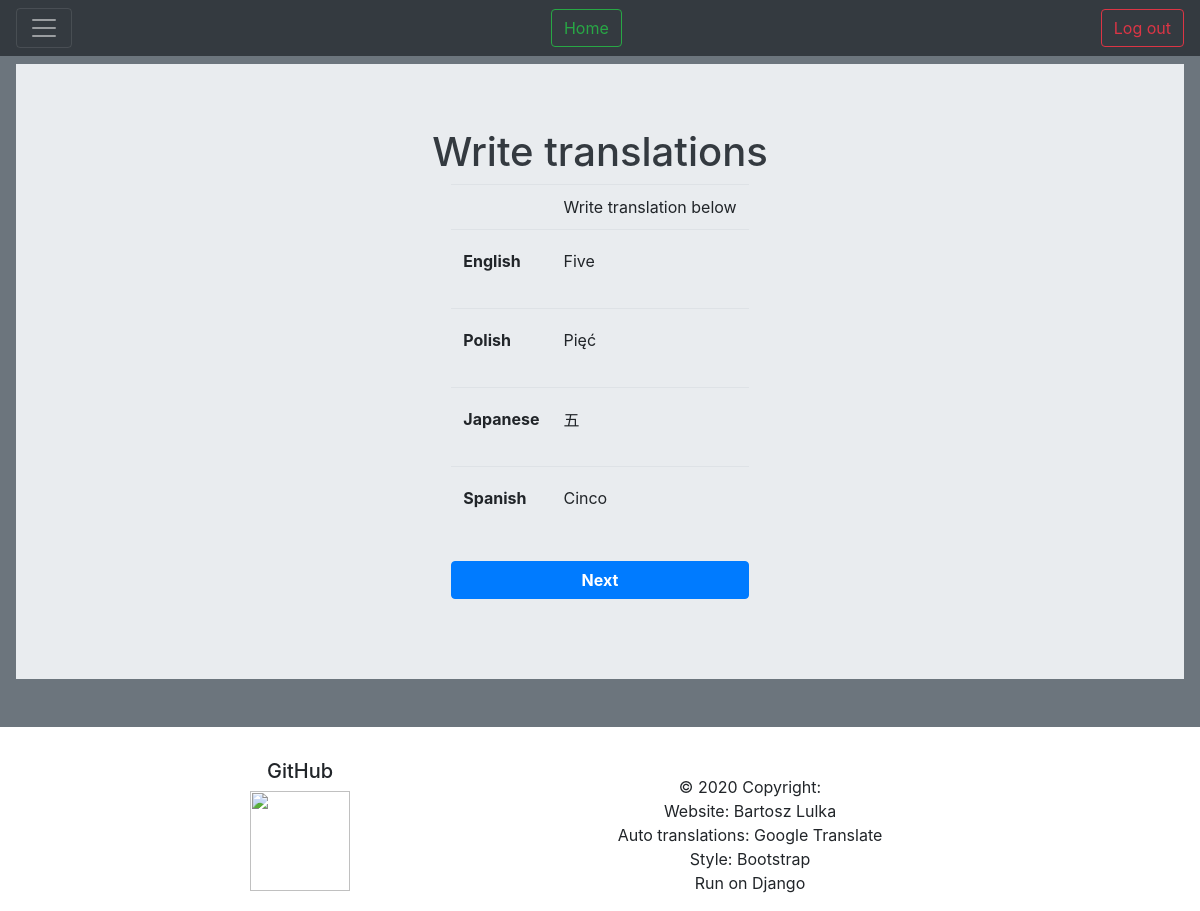
The app's page /cards/learn/write/57/ (signed in) with its own data.
### Cards/models.py (models this page shows, shortened)
class Card(models.Model):
    multi_card = models.ForeignKey(MultiCard, on_delete=models.CASCADE)
    cards_folder = models.ForeignKey(CardFolder, on_delete=models.CASCADE)
    language = models.CharField(max_length=5, choices=langcodes.LangCodes, default="en")
    main = models.CharField(max_length=50)
    automated = models.BooleanField(default=False)
    score = models.SmallIntegerField(default=0)
    pronunciation = models.CharField(max_length=200, blank=True, default=False, null=True)
    synonyms = models.CharField(max_length=50, blank=True)
    comment = models.CharField(max_length=400, blank=True)
    rating = models.SmallIntegerField(default=0)
    mastered = models.BooleanField(default=False)
    priority = models.SmallIntegerField(default=0)
    show_answer = models.BooleanField(default=True)

### Cards/learn.py (the view, shortened to what this page needs)
# urls.py: path('learn/write/<int:set_id>/', learn.write, name='write'),
@login_required
def write(request, set_id):
    folder = get_object_or_404(CardFolder, id=set_id)
    if folder.user != request.user:
        return render(request, 'Cards/no_access.html')
    langs = folder.get_langs()
    lang_keys = folder.get_langs(item='key')
    lang_full = folder.get_langs(item='value')
    length = len(langs)
    context = {
        'previous': False,
        'folder': folder,
        "length": length,
        "langs": langs,
        'width': 94 / length,
        'lang_full': lang_full,
    }
    m_cards = MultiCard.objects.filter(cards_folder=folder, mastered=False).order_by('priority', 'score')
    if context['previous']:
        m_cards = m_cards.exclude(id=context['previous'])
    m_card = m_cards.first()
    if m_card is None:
        return render(request, 'Cards/learn/no_cards_to_learn.html', context)
    current_cards = []
    any_answer_show = False
    for lang_key in lang_keys:
        card = Card.objects.get(multi_card=m_card, language=lang_key)
        current_cards.append(card)
        if card.show_answer:
            any_answer_show = True
    if not any_answer_show:
        show = rd.choice(current_cards)
        show.show_answer = True
        show.save()
    context['multicard_id'] = m_card.id
    context['current_cards'] = current_cards
    return render(request, 'Cards/learn/learn_write.html', context)

### Cards/models.py (called while the page is built)
    def get_langs(self, item=False):
        langs = (self.lang1, self.lang2, self.lang3, self.lang4, self.lang5)
        lang_choices = []
        lang_values = []
        lang_keys = []
        for i in langs:
            if i != "":
                value = langcodes.LangCodesDict[i].capitalize()
                lang_choices.append((i, value))
                lang_values.append(value)
                lang_keys.append(i)
        if item == 'value':
            return lang_values
        if item == 'key':
            return lang_keys
        else:
            return lang_choices

### Cards/templatetags/get_obj.py (called while the page is built)
@register.filter
def index(sequence, position):
    return sequence[position]

### Cards/templates/Cards/learn/learn_write.html (shortened to what this page needs)
{% extends "base.html" %}
{% block styles %}
{% load get_obj %}
{% endblock %}
{% block body %}
<div class="jumbotron jumbotron-fluid">
  <div class="text-dark">
    <h1 style="text-align:center;">Write translations</h1>
    <div class="row justify-content-center">
      <div class="col-auto">
        <div class="container">
          <div class="row">
            <div class="col-xs-6">
              <div class="table-responsive">
                <form method="POST" action=".">{% csrf_token %}
                  <table class="table table-responsive">
                    <tr>
                      <td></td>
                      <td>Write translation below</td>
                    </tr>
                    {% for card in current_cards %}
                      <tr>
                        <td>
                          <p class="font-weight-bold"><span class="form-control-plaintext">{{lang_full|index:forloop.counter0}}</span></p>
                        </td>
                        <td class="align-middle">
                          {% if card.show_answer %}
                            <p>{{ card.main }}</p>
                          {% else %}
                            <input type="text" name="answer{{card.language}}" autocomplete="off" class="form-control" maxlength="50">
                          {% endif %}
                        </td>
                      </tr>
                    {% endfor %}
                  </table>
                  <button class="btn btn-primary btn-block"><b>Next</b></button>
                </form>
              </div>
            </div>
          </div>
        </div>
      </div>
    </div>
  </div>
</div>
{% endblock body %}

### records on screen
Card: counter0 "English", main "Five"
Card: counter0 "Polish", main "Pięć"
Card: counter0 "Japanese", main "五"
Card: counter0 "Spanish", main "Cinco"
